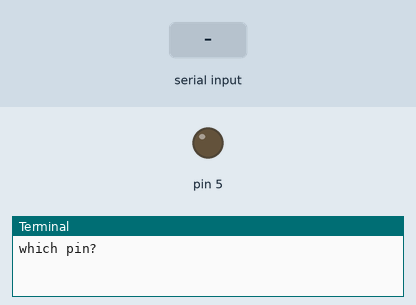
This program was run on a simulated Raspberry Pi (header pin numbers). Shown: output pins drawn as LEDs (lit = HIGH), the last lines printed to the terminal. Inputs (shaded band) come from the test bench.

Above: at 1.2 s.
1.3 s: "5" typed at the terminal, then Enter
At 2.8 s:
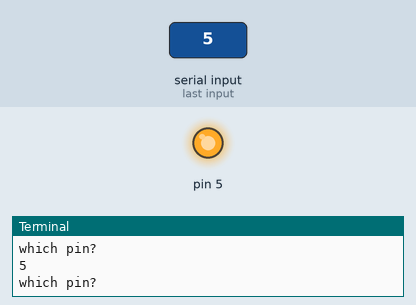
Timing chart, 0 to 4.3 s (numbered marks = the images above; inputs shaded):
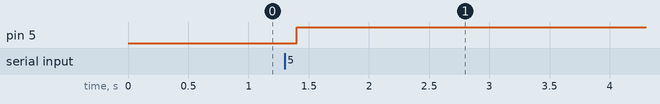

The program:

testOnePin.py
```python
import RPi.GPIO as GPIO
import time
GPIO.setmode(GPIO.BOARD)
#wateringPins=(3,5,7,11,15,13, 18,22, 8,10)
wateringPins=(7,11, 13, 15, 16)
#wateringPins=(7, 11, 16)

try:
    import RPi.GPIO as GPIO
except RuntimeError:
    import GPIO as GPIO
    logger.info("Error importing RPi.GPIO!  This is probably because you need superuser privileges.  You can achieve this by using 'sudo' to run your script")

div=.1
r=int(1000//div)
GPIO.setmode(GPIO.BOARD)
while True:
    x=input("which pin?")
    pin = int(x)
    GPIO.setup(pin, GPIO.OUT)
    GPIO.output(pin, GPIO.LOW)
    time.sleep( div )
    GPIO.output(pin, GPIO.HIGH)
    time.sleep( div )

for pin in wateringPins:
    GPIO.setup(pin, GPIO.OUT)
    GPIO.output(pin, GPIO.HIGH)

p.stop()
GPIO.cleanup()
```

Measured:
- after the input at 1.3 s, pin 5: LOW → HIGH after 0.10 s
